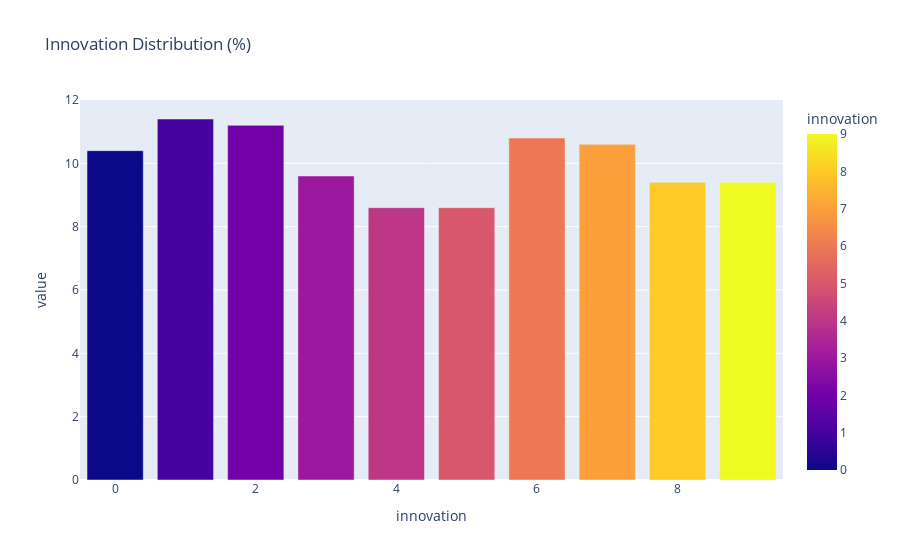

This figure's notebook cell:
### Code cell
# Innovation Distribution
percentage_innovation = df_segment.value_counts('innovation') / len(df_segment) * 100
px.bar(percentage_innovation, color=percentage_innovation.index, title='Innovation Distribution (%)')

### Figure 1 — Plotly figure (JSON) as saved in the notebook; plotly's stock layout.template omitted (floating-point values rounded to 4 significant figures)
{"data": [{"alignmentgroup": "True", "hovertemplate": "innovation=%{marker.color}<br>value=%{y}<extra></extra>", "legendgroup": "", "marker": {"color": [1, 2, 6, 7, 0, 3, 8, 9, 4, 5], "coloraxis": "coloraxis", "pattern": {"shape": ""}}, "name": "", "offsetgroup": "", "orientation": "v", "showlegend": false, "textposition": "auto", "type": "bar", "x": [1, 2, 6, 7, 0, 3, 8, 9, 4, 5], "xaxis": "x", "y": [11.4, 11.2, 10.8, 10.6, 10.4, 9.6, 9.4, 9.4, 8.6, 8.6], "yaxis": "y"}], "layout": {"barmode": "relative", "coloraxis": {"colorbar": {"title": {"text": "innovation"}}, "colorscale": [[0, "#0d0887"], [0.1111, "#46039f"], [0.2222, "#7201a8"], [0.3333, "#9c179e"], [0.4444, "#bd3786"], [0.5556, "#d8576b"], [0.6667, "#ed7953"], [0.7778, "#fb9f3a"], [0.8889, "#fdca26"], [1, "#f0f921"]]}, "legend": {"tracegroupgap": 0}, "title": {"text": "Innovation Distribution (%)"}, "xaxis": {"anchor": "y", "domain": [0, 1], "title": {"text": "innovation"}}, "yaxis": {"anchor": "x", "domain": [0, 1], "title": {"text": "value"}}}}
